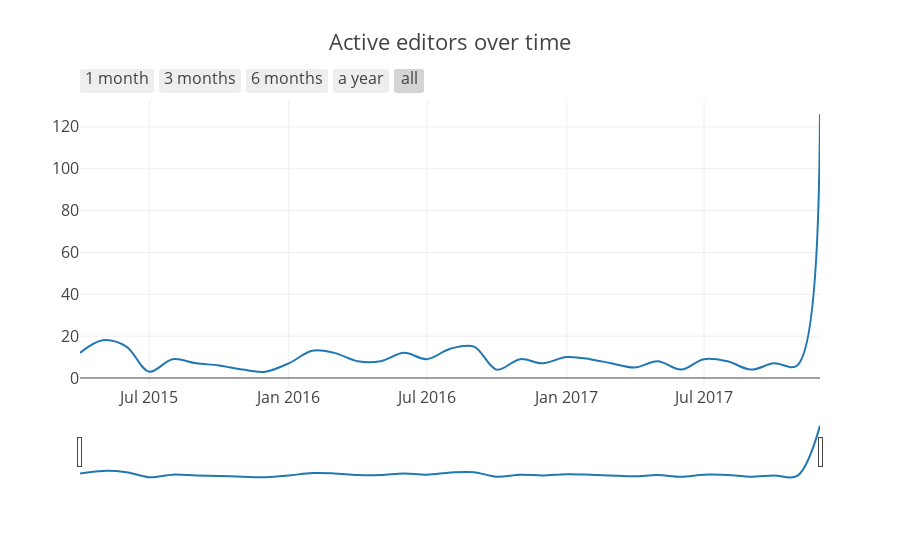

Write notebook code for a chart like this one.
### Code cell
INTERVAL_DAYS = 15 # The interval around which an editor is considered active.

author_and_revisions = bb_conn.execute(select([Revision.author_id,
                                               Revision.created_at])).fetchall()
author_and_revisions_groups = it.groupby(sorted(author_and_revisions,
                                                key=__.first), key=__.first)
author_id_to_revisions_dict = dict([(k, list(__.map(__.second, v)))
                                    for k, v in author_and_revisions_groups])

def num_active_around(date, interval):
    if hasattr(date, 'second'):
        date = date.date() # because it's actually a datetime

    within_date_range = lambda d: (date - interval) <= d.date() <= (date + interval)
    authors_active_within_date_range =\
        __.select_values(lambda v: __.any(within_date_range, v),
                        author_id_to_revisions_dict)
    return len(authors_active_within_date_range)

# Don't want to query DB for same thing again
revision_created_data = list(__.map(__.second, author_and_revisions))

num_active_around_interval = __.rpartial(num_active_around,
                                         dt.timedelta(days=INTERVAL_DAYS))

plt.iplot(over_time_chart(revision_created_data, title='Active editors over time',
                         frequency='MONTHLY',
                         num_function=num_active_around_interval),
         config=default_plotly_config)

### Figure 1 — Plotly figure (JSON) as saved in the notebook; plotly's stock layout.template omitted (floating-point values rounded to 4 significant figures)
{"data": [{"line": {"shape": "spline"}, "type": "scatter", "x": ["2015-03-31 18:30:00", "2015-04-30 18:30:00", "2015-05-31 18:30:00", "2015-06-30 18:30:00", "2015-07-31 18:30:00", "2015-08-31 18:30:00", "2015-09-30 18:30:00", "2015-10-31 18:30:00", "2015-11-30 18:30:00", "2015-12-31 18:30:00", "2016-01-31 18:30:00", "2016-02-29 18:30:00", "2016-03-31 18:30:00", "2016-04-30 18:30:00", "2016-05-31 18:30:00", "2016-06-30 18:30:00", "2016-07-31 18:30:00", "2016-08-31 18:30:00", "2016-09-30 18:30:00", "2016-10-31 18:30:00", "2016-11-30 18:30:00", "2016-12-31 18:30:00", "2017-01-31 18:30:00", "2017-02-28 18:30:00", "2017-03-31 18:30:00", "2017-04-30 18:30:00", "2017-05-31 18:30:00", "2017-06-30 18:30:00", "2017-07-31 18:30:00", "2017-08-31 18:30:00", "2017-09-30 18:30:00", "2017-10-31 18:30:00", "2017-11-30 18:30:00"], "y": [12, 18, 15, 3, 9, 7, 6, 4, 3, 7, 13, 12, 8, 8, 12, 9, 14, 15, 4, 9, 7, 10, 9, 7, 5, 8, 4, 9, 8, 4, 7, 6, 126]}], "layout": {"font": {"size": 16}, "title": "Active editors over time", "xaxis": {"rangeselector": {"buttons": [{"count": 1, "label": "1 month", "step": "month", "stepmode": "backward"}, {"count": 3, "label": "3 months", "step": "month", "stepmode": "backward"}, {"count": 6, "label": "6 months", "step": "month", "stepmode": "backward"}, {"count": 12, "label": "a year", "step": "month", "stepmode": "backward"}, {"step": "all"}]}, "rangeslider": {}, "type": "date"}}}
